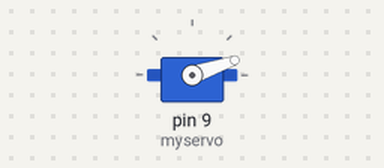
Simulated run of this sketch. Board: Arduino Uno, built with avr-gcc and run on an emulated ATmega328P. On the bench: servo.

Above: at 0.05 s.
At 0.25 s:
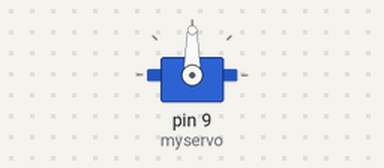
At 0.5 s:
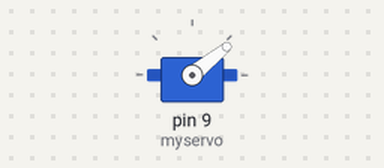
At 0.75 s:
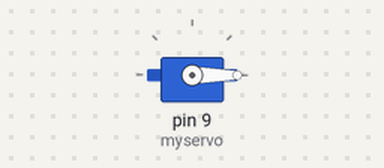
Timing chart, 0 to 3.0 s (numbered marks = the images above):
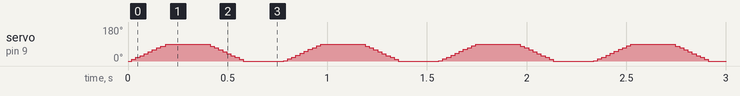

The sketch:

whisk.ino
```cpp
//for milk dispenser
#include <Servo.h>

Servo myservo;  // create servo object to control a servo
// twelve servo objects can be created on most boards

int pos = 0;    // variable to store the servo position
int hold = 90;

void setup() {
  myservo.attach(9);  // attaches the servo on pin 9 to the servo object
}

void loop() {
  //myservo.write(0);
  for (pos = 0; pos <= hold; pos += 1) { // goes from 0 degrees to 180 degrees
    // in steps of 1 degree
    myservo.write(pos);              // tell servo to go to position in variable 'pos'
    delay(2);                       // waits 15 ms for the servo to reach the position
  }
  delay(200);
  for (pos = hold; pos >= 0; pos -= 1) { // goes from 180 degrees to 0 degrees
    myservo.write(pos);              // tell servo to go to position in variable 'pos'
    delay(2);                       // waits 15 ms for the servo to reach the position
  }
  delay(200);
}
```
